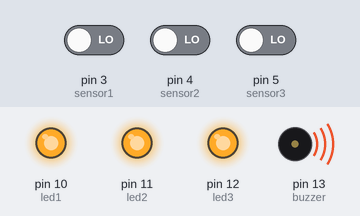
This sketch was run on a simulated Arduino Uno, built with avr-gcc and run on an emulated ATmega328P. On the bench: output pins drawn as LEDs (lit = HIGH), buzzer (waves = sounding). Inputs (shaded band) come from the test bench; at power-on: pin 3 (sensor1) LOW, pin 4 (sensor2) LOW, pin 5 (sensor3) LOW.

Above: at 1.2 s.
1.3 s: pin 3 (sensor1) driven HIGH
At 2.5 s:
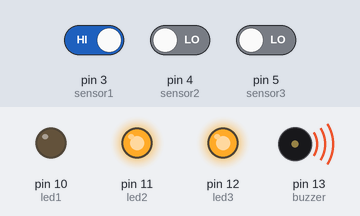
2.8 s: pin 4 (sensor2) driven HIGH
At 3.8 s:
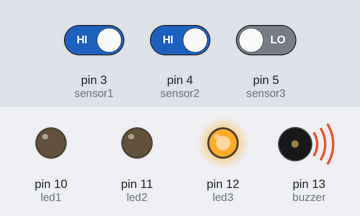
4.3 s: pin 5 (sensor3) driven HIGH
At 5.5 s:
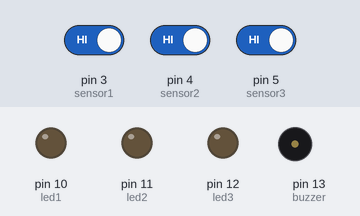
6.6 s: pin 3 (sensor1) driven LOW
At 7.8 s:
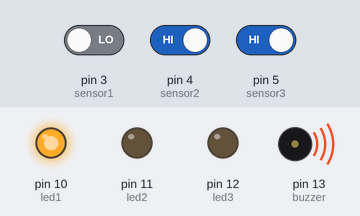
8.1 s: pin 4 (sensor2) driven LOW
At 9.0 s:
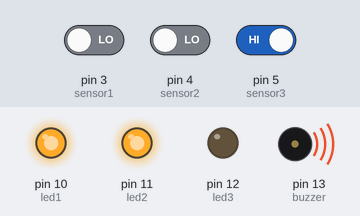
9.6 s: pin 3 (sensor1) driven HIGH
At 10.2 s:
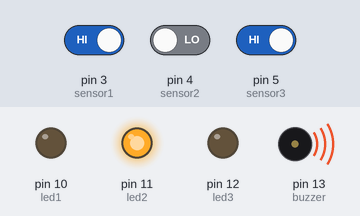
Timing chart, 0 to 12.1 s (numbered marks = the images above; inputs shaded):
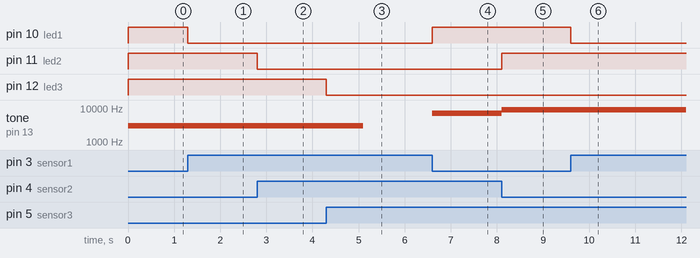

The sketch:

smart_parking.ino
```cpp
// Embedded Smart Parking System
// Arduino-based Sensor Parking Automation

// LED Pins
int led1 = 10;
int led2 = 11;
int led3 = 12;

// Buzzer Pin
int buzzer = 13;

// Sensor Pins
int sensor1 = 3;
int sensor2 = 4;
int sensor3 = 5;

void setup() {

  // Set LED pins as OUTPUT
  pinMode(led1, OUTPUT);
  pinMode(led2, OUTPUT);
  pinMode(led3, OUTPUT);

  // Set buzzer as OUTPUT
  pinMode(buzzer, OUTPUT);

  // Set sensor pins as INPUT
  pinMode(sensor1, INPUT);
  pinMode(sensor2, INPUT);
  pinMode(sensor3, INPUT);
}

void loop() {

  // Slot 1 Check
  if (digitalRead(sensor1) == HIGH) {
    digitalWrite(led1, LOW);   // Slot free
  }
  else {
    digitalWrite(led1, HIGH);  // Slot occupied
    tone(buzzer, 7000, 400);
  }

  // Slot 2 Check
  if (digitalRead(sensor2) == HIGH) {
    digitalWrite(led2, LOW);
  }
  else {
    digitalWrite(led2, HIGH);
    tone(buzzer, 9000, 500);
  }

  // Slot 3 Check
  if (digitalRead(sensor3) == HIGH) {
    digitalWrite(led3, LOW);
  }
  else {
    digitalWrite(led3, HIGH);
    tone(buzzer, 3000, 800);
  }
}
```

Measured:
- after the input at 1.3 s, pin 10 (led1): HIGH → LOW at once; tone on pin 13 (buzzer): stays 3000 Hz (without the input it goes to 7000 Hz after 1.5 s)
- after the input at 2.8 s, pin 11 (led2): HIGH → LOW at once
- after the input at 4.3 s, pin 12 (led3): HIGH → LOW at once; tone on pin 13 (buzzer): 3000 Hz → silent after 0.80 s
- after the input at 6.6 s, pin 10 (led1): LOW → HIGH at once; tone on pin 13 (buzzer): silent → 7000 Hz at once
- after the input at 8.1 s, pin 11 (led2): LOW → HIGH at once; tone on pin 13 (buzzer): 7000 Hz → 9000 Hz at once
- after the input at 9.6 s, pin 10 (led1): HIGH → LOW at once
